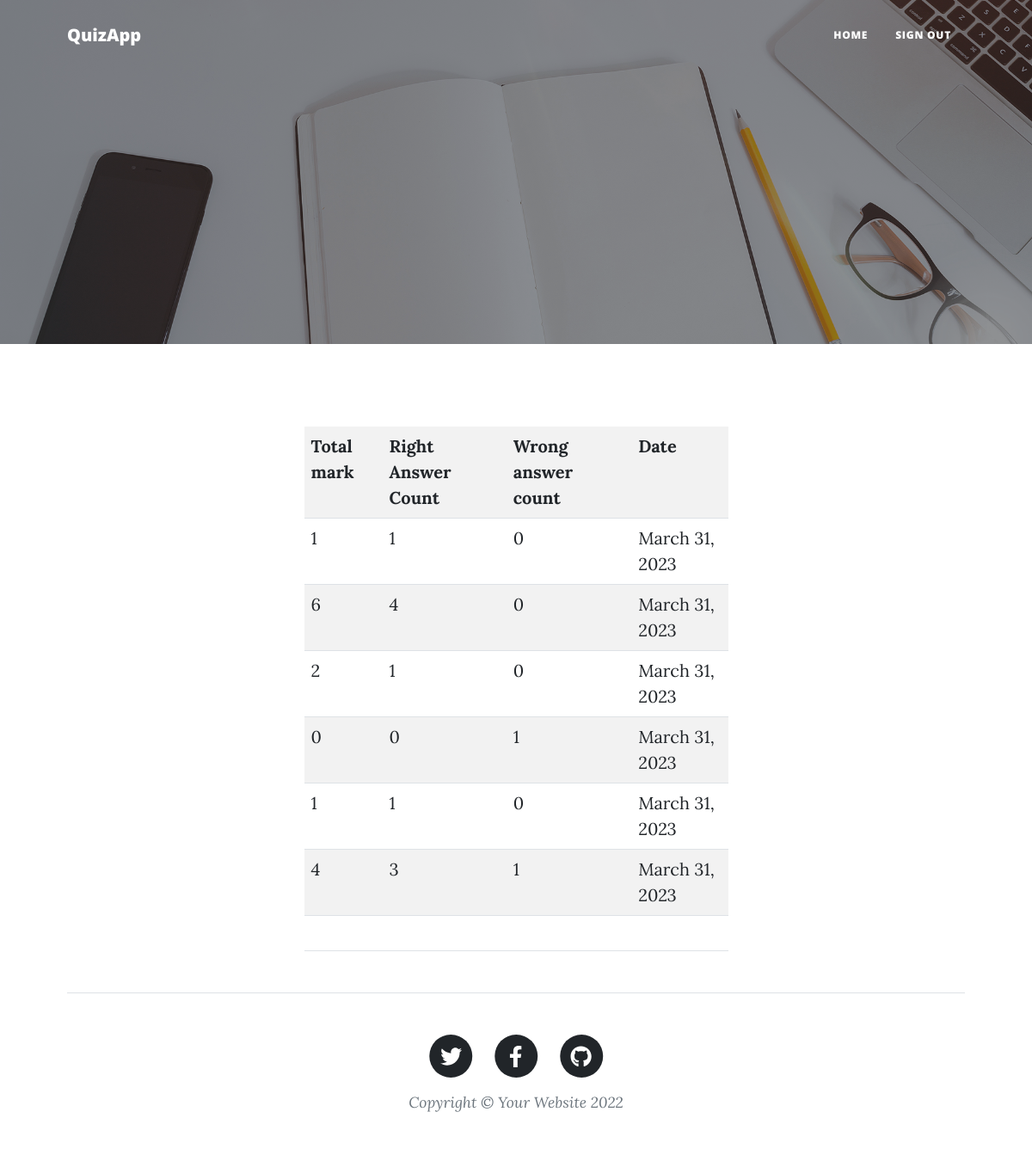
The page /web/quiz/record/ (signed in) on the database its author committed.
### quiz/models.py (models this page shows)
class QuizRecord(models.Model):
    total_mark=models.PositiveIntegerField()
    right_answer_count=models.PositiveIntegerField()
    wrong_answer_count=models.PositiveIntegerField()
    user=models.ForeignKey(User,on_delete=models.DO_NOTHING)
    date=models.DateField(auto_now_add=True)

### quizapp/views.py (the view)
# urls.py: path("quiz/record/",views.QuizRecordView.as_view(),name="quiz-record")
class QuizRecordView(ListView):
    model=QuizRecord
    template_name="quiz-record.html"
    context_object_name="records"
    def get_queryset(self):
        return QuizRecord.objects.filter(user=self.request.user)

### quizapp/templates/quiz-record.html (shortened to what this page needs)
{%extends 'index.html'%}
{%block body%}
<div class="container">
    <div class="row mt-5">
        <div class="col-12">
        <table class="table table-striped">
            <tr>
              <th>Total mark</th>
              <th>Right Answer Count</th>
              <th>Wrong answer count</th>
              <th>Date</th>
            </tr>
            {%for r in records%}
             <tr>
                 <td>{{r.total_mark}}</td>
                 <td>{{r.right_answer_count}}</td>
                 <td>{{r.wrong_answer_count}}</td>
                 <td>{{r.date}}</td>
             </tr>
            {%endfor%}
        </table>
        </div>
    </div>
{%endblock%}

### rows shown on the page
QuizRecord: total_mark "1", right_answer_count "1", wrong_answer_count "0", date "March 31, 2023"
QuizRecord: total_mark "6", right_answer_count "4", wrong_answer_count "0", date "March 31, 2023"
QuizRecord: total_mark "2", right_answer_count "1", wrong_answer_count "0", date "March 31, 2023"
QuizRecord: total_mark "0", right_answer_count "0", wrong_answer_count "1", date "March 31, 2023"
QuizRecord: total_mark "1", right_answer_count "1", wrong_answer_count "0", date "March 31, 2023"
QuizRecord: total_mark "4", right_answer_count "3", wrong_answer_count "1", date "March 31, 2023"
